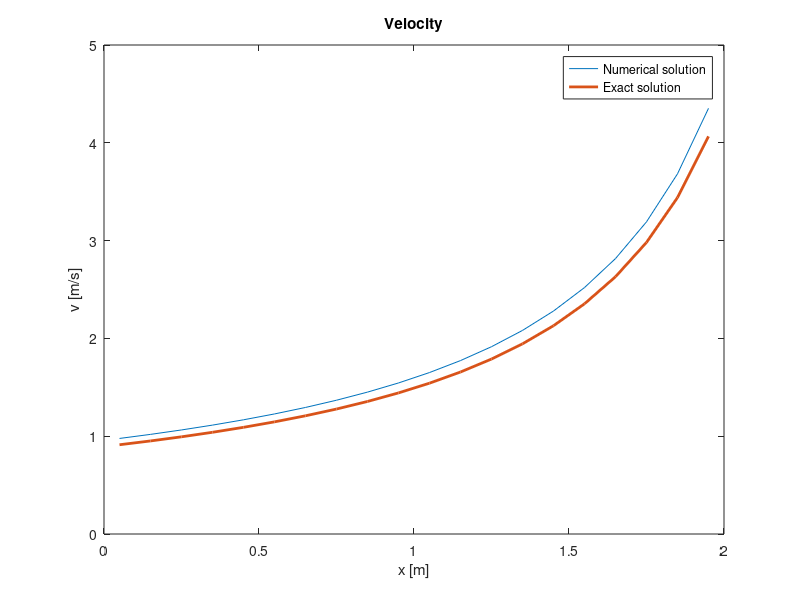
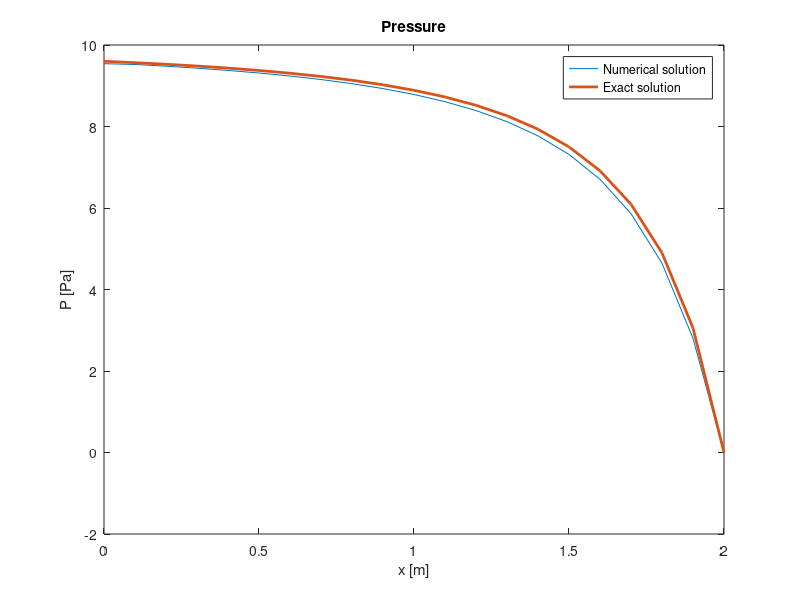

Recreate these plots in MATLAB, in order.
close all
clear all
clc

%% Data

L=2;       %[m]
rho=1;     %[kg/m^3]
A_in=0.5;  %[m^2]
A_out=0.1; %[m^2]
p_0=10;    %[Pa]
p_out=0;   %[Pa]  NB: pressure is relative

%% Grid
N=21;
n=N-1;
x_p=linspace(0,L,N);
x_u=linspace(x_p(2)/2,L-x_p(2)/2,n);
x_p=x_p';
x_u=x_u';


A_p=zeros(N,1);
A_u=zeros(n,1);
A=@(x) A_in+(A_out- A_in)/L.*x;
A_p=A(x_p);
A_u=A(x_u);

%% Initialize velocity and pressure
u_old=zeros(n,1);
p=zeros(N,1);

m=1;   %[kg/s]   initial guess for mass flow rate
u_old=m./(rho*A_u);
p=p_0-(p_0-p_out).*x_p/L;

%% solve the problem
alpha_p=0.1;   % under-relaxation coefficient-> to be tuned
alpha_u=0.1;   % under-relaxation coefficient-> to be tuned
it=0;
toll_u=1e-6;
toll_p=1e-6;
it_max=1000;
r_u=10;
r_p=10;

while ((r_u>toll_u && r_p>toll_p) && (it<it_max))  % controllare sta condizione 

    % Solve system Mu*u=b
    M_u=zeros(n);
    b_u=zeros(n,1);

    for i=2:n-1
        M_u(i,i)=rho*(u_old(i)+u_old(i+1))/2*A_p(i+1);
        M_u(i,i-1)=-rho*(u_old(i-1)+u_old(i))/2*A_p(i);
        b_u(i)=(p(i)-p(i+1))*A_u(i);
    end

    %CV1
    F_a=rho*u_old(1)*A_u(1);
    F_b=rho*(u_old(1)+u_old(2))/2*A_p(2);
    M_u(1,1)=F_b+F_a/2*(A_u(1)/A_p(1))^2;
    b_u(1)=(p_0-p(2))*A_u(1)+F_a*A_u(1)/A_p(1)*u_old(1);

    %CVn
    M_u(n,n)=rho*u_old(n)*A_u(n);
    M_u(n,n-1)=-rho*(u_old(n-1)+u_old(n))/2*A_p(N-1);
    b_u(n)=(p(N-1)-p(N))*A_u(n);

    u=M_u\b_u;


    % Solve system Mp*p'=b
    M_p=zeros(N);
    b_p=zeros(N,1);
    d_u=zeros(n,1);

    for i=1:n
        d_u(i)=A_u(i)/M_u(i,i);
    end

    for i=2:N-1
        a_W=rho*d_u(i-1)*A_u(i-1);
        a_E=rho*d_u(i)*A_u(i);
        M_p(i,i)=a_W+a_E;
        M_p(i,i-1)=-a_W;
        M_p(i,i+1)=-a_E;
        b_p(i)=rho*(A_u(i-1)*u(i-1)-A_u(i)*u(i));
    end

    %CV1
    M_p(1,1)=1;
    b_p(1)=0;

    %CVN
    M_p(N,N)=1;
    b_p(N)=0;

    p_first=M_p\b_p;

    % correct pressure and velocity
    u_calc=zeros(n,1);
    p_calc=zeros(N,1);
    for i=1:n
        u_calc(i)=u(i)+d_u(i)*(p_first(i)-p_first(i+1));
        if i>1
            p_calc(i)=p(i)+p_first(i);
        else
            p_calc(1)=p_0-rho/2*(u_calc(1)*A_u(1)/A_p(1))^2;
        end
    end

    %calculate relative residuals

    r_u=norm(M_u*u_calc-b_u)/norm(diag(M_u).*u_calc);
    r_p=norm(b_p);

    %update the values
    u_new=alpha_u*u_calc+(1-alpha_u)*u_old;
    p_new=alpha_p*p_calc+(1-alpha_p)*p;

    u_old=u_new;
    p=p_new;

    it=it+1;

end


% %% plot
% 
% figure
% plot(x_p,p_new,'Linewidth',2)
% title('pressure')
% 
% figure
% plot(x_u,u_new,'Linewidth',2)
% title('velocity')


%% Exact solution and plot
u_exact= A_out./A_u*sqrt(2*p_0/rho);
p_exact= p_0.*(1-(A_out./A_p).^2);

figure
plot(x_u,u_new,x_u,u_exact,'Linewidth',2)
title('Velocity')
legend('Numerical solution','Exact solution')
xlabel('x [m]')
ylabel('v [m/s]')

figure
plot(x_p,p_new,x_p,p_exact,'Linewidth',2)
title('Pressure')
legend('Numerical solution','Exact solution')
xlabel('x [m]')
ylabel('P [Pa]')